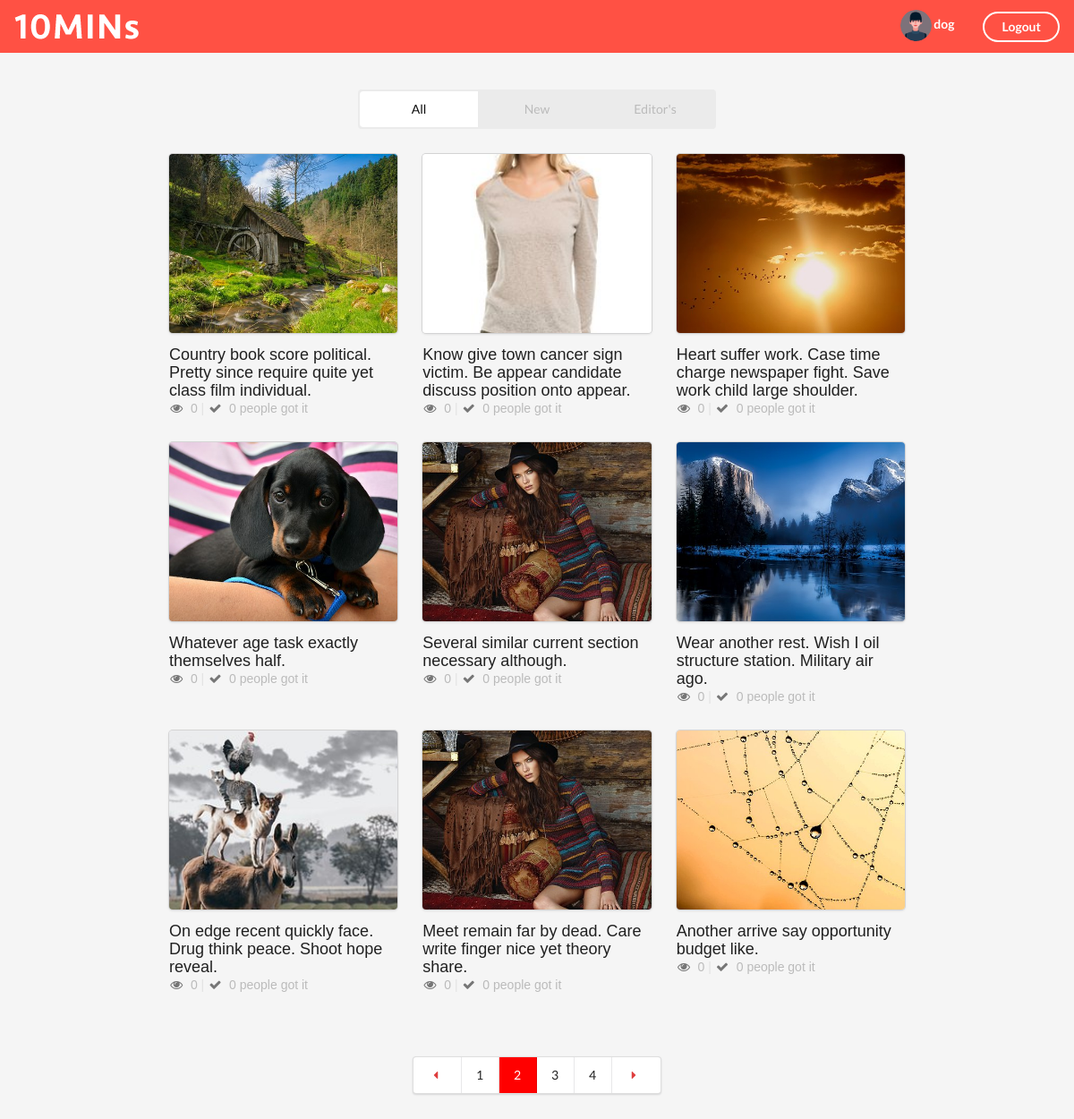
/index/?page=2 (signed in), run on the app's committed database.
### firstapp/models.py (models this page shows, shortened)
class UserProfile(models.Model):
    belong_to = models.OneToOneField(
        to=User, related_name='profile', on_delete=models.CASCADE)
    name = models.CharField(null=True, blank=True, max_length=100)
    avatar = models.ImageField(
        null=True, blank=True, upload_to='profile_image')
    SEX_CHOICE = (
        ('男', '男'),
        ('女', '女'),
    )
    sex = models.CharField(
        choices=SEX_CHOICE, max_length=10, null=True, blank=True)

class Article(models.Model):
    title = models.CharField(max_length=500)
    img = models.CharField(null=True, blank=True, max_length=250)
    content = models.TextField(null=True, blank=True)
    views = models.IntegerField(default=0)
    likes = models.IntegerField(default=0)
    createtime = models.DateField(auto_now=True)

### firstapp/views.py (the view)
# urls.py: path('index/', index, name='index'),
def index(request):
    article_list = Article.objects.all()
    page_robot = Paginator(article_list, 9)
    page_num = request.GET.get('page')
    try:
        article_list = page_robot.page(page_num)
    except EmptyPage:
        article_list = page_robot.page(page_robot.num_pages)
    except PageNotAnInteger:
        article_list = page_robot.page(1)
    context = {}
    context["article_list"] = article_list
    return render(request, 'index.html', context)

### firstapp/templates/index.html (shortened to what this page needs)
{% load staticfiles %}
<!DOCTYPE html>
<html>
<head>
    <link rel="stylesheet" href="{% static 'css/semantic.css' %}" media="screen" title="no title" charset="utf-8">
    <link rel="stylesheet" href="{% static  'css/list_custom.css' %}" media="screen" title="no title" charset="utf-8">
</head>
<body>
    <div class="ui inverted top fixed menu borderless red menu">
        <div class="header item">
            <div class="ui image">
                <a href="{% url 'index' %}">
                    <img src="{% static 'images/tenlogo.png'%}" alt="">
                </a>
            </div>
        </div>
        <div class="right menu">
            {% if request.user.is_authenticated %}
                <div class="item">
                    <h5 class="ui inverted header">
                        <a href="{% url 'myinfo' %}">
                            <a href="{% url 'myinfo' %}">
                                <div class="ui mini circular image">
                                    {% if request.user.profile.avatar %}
                                        <img src="/upload/{{ request.user.profile.avatar }}" alt="" />
                                    {% else %}
                                        <img src="{% static 'images/default.png' %}" alt="" />
                                    {% endif %}
                                </div>
                            </a>
                            {% if request.user.profile.name %}
                                <span>{{ request.user.profile.name }}</span>
                            {% else %}
                                <span>{{ request.user.username }}</span>
                            {% endif %}
                        </a>
                    </h5>
                </div>
                <div class="item">
                    <a href="{% url 'logout' %}" class="ui inverted circular button">Logout</a>
                </div>
            {% else %}
                <div class="item">
                    <a href="{% url 'login' %}" class="ui inverted circular button">Signup/Login</a>
                </div>
            {% endif %}
        </div>
    </div>
    <div class="ui inverted segment container nav">
        <div class="ui  three borderless  item  menu">
            <a class="active item"> All </a>
            <a class="item"> New </a>
            <a class="item" href="#"> Editor's </a>
        </div>
    </div>
    <div class="ui basic segment container content">
        <div class="ui three column grid">
            {% for article in article_list %}
            <div class="column">
                <a class="ui fluid card" href="{% url 'detail' article.id %}">
                    <div class="image">
                        <img src="{{ article.img }}" alt="" style="height:200px;object-fit: cover;">
                    </div>
                </a>
                <div class="title header" href="#">{{ article.title }}</div>
                <i class="icon grey unhide"></i>
                <span style="color:#bbbbbb">{{ article.views }}</span>
                <span class="" style="color:rgb(226, 226, 226)">|</span>
                <i class="icon grey checkmark"></i>
                <span style="color:#bbbbbb"> {{ article.likes }} people got it</span>
            </div>
            {% endfor %}
        </div>
    </div>
    <div class="ui center aligned very padded vertical segment container">
        <div class="ui pagination menu">
            {% if article_list.has_previous %}
                <a href="?page={{ article_list.previous_page_number }}" class="item">
                    <i class="icon red left caret"></i>
                </a>
            {% else %}
                <a href="?page={{ article_list.start_index }}" class="disabled item">
                    <i class="icon  left caret"></i>
                </a>
            {% endif %}
            {% for page_number in article_list.paginator.page_range %}
                {% ifequal page_number  article_list.number %}
                    <a href="?page={{ page_number }}" class="active item" style="background-color: red; color:white">
                        {{ page_number }}
                    </a>
                {% else %}
                    <a href="?page={{ page_number }}" class=" item">
                        {{ page_number }}
                    </a>
                {% endifequal %}
            {% endfor %}
            {% if  article_list.has_next %}
                <a href="?page={{ article_list.next_page_number }}" class="item">
                    <i class="icon red right caret"></i>
                </a>
            {% else %}
                <a href="?page={{ article_list.paginator.num_pages }}" class="disabled item">
                    <i class="icon  right caret"></i>
                </a>
            {% endif %}
        </div>
    </div>
</body>
</html>

### firstapp/static/css/list_custom.css (style rules this page uses)
body { background-color: rgb(245, 245, 245); font-family: 'Raleway', sans-serif; }
.ui.inverted.top.fixed.menu.borderless.red.menu { background-color: #ff5144; }
.title.header { font-family: 'Raleway', sans-serif!important; font-size:18px!important; }
.ui.inverted.segment.container.nav { width: 400px; background-color: rgb(235, 235, 235); padding: 2px 2px 2px 2px; margin-top: 100px; }
.ui.three.borderless.item.menu { border: none; box-shadow:none }
.ui.inverted.segment.container.nav .item { background-color: rgb(235, 235, 235); color: rgb(187, 187, 187); }
.ui.inverted.segment.container.nav .active.item { background-color: rgb(255, 255, 255); color: rgb(15, 15, 15); }
.ui.basic.segment.container.content { width: 850px; }

### data on the page
Article: img (picture), title "Country book score political. Pretty since require quite yet class film individual.", views "0", likes "0"
Article: img (picture), title "Know give town cancer sign victim. Be appear candidate discuss position onto appear.", views "0", likes "0"
Article: img (picture), title "Heart suffer work. Case time charge newspaper fight. Save work child large shoulder.", views "0", likes "0"
Article: img (picture), title "Whatever age task exactly themselves half.", views "0", likes "0"
Article: img (picture), title "Several similar current section necessary although.", views "0", likes "0"
Article: img (picture), title "Wear another rest. Wish I oil structure station. Military air ago.", views "0", likes "0"
Article: img (picture), title "On edge recent quickly face. Drug think peace. Shoot hope reveal.", views "0", likes "0"
Article: img (picture), title "Meet remain far by dead. Care write finger nice yet theory share.", views "0", likes "0"
Article: img (picture), title "Another arrive say opportunity budget like.", views "0", likes "0"

### other printed values
{{ request.user.profile.name }} "dog"
{{ page_number }} "1" "3" "4"
{{ page_number }} "2"
